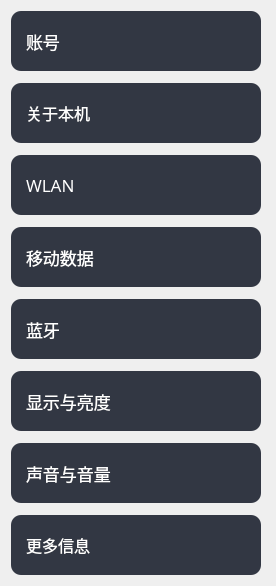
    <widget class="QWidget" name="systemSettingScrollAreaWidgetContents">
     <property name="geometry">
      <rect>
       <x>17</x>
       <y>0</y>
       <width>276</width>
       <height>584</height>
      </rect>
     </property>
     <property name="sizePolicy">
      <sizepolicy hsizetype="Fixed" vsizetype="Fixed">
       <horstretch>0</horstretch>
       <verstretch>0</verstretch>
      </sizepolicy>
     </property>
     <layout class="QFormLayout" name="formLayout">
      <item row="0" column="0">
       <layout class="QVBoxLayout" name="overAllSystemSettingVerticalLayout">
        <property name="spacing">
         <number>12</number>
        </property>
        <item>
         <widget class="QPushButton" name="accountPushButton">
          <property name="minimumSize">
           <size>
            <width>250</width>
            <height>60</height>
           </size>
          </property>
          <property name="maximumSize">
           <size>
            <width>250</width>
            <height>60</height>
           </size>
          </property>
          <property name="font">
           <font>
            <family>MiSans</family>
            <pointsize>13</pointsize>
           </font>
          </property>
          <property name="focusPolicy">
           <enum>Qt::NoFocus</enum>
          </property>
          <property name="styleSheet">
           <string notr="true">QPushButton#accountPushButton {
    background-color: rgb(50, 55, 67);
    color: white;
    padding: 15px;
    text-align: left;
    border-radius: 10px;
}

QPushButton#accountPushButton:pressed {
    background-color: rgb(40, 45, 55); 
}
</string>
          </property>
          <property name="text">
           <string>账号</string>
          </property>
          <property name="icon">
           <iconset resource="../icons.qrc">
            <normaloff>:/Icons/systemSetting/Icons/account_2.png</normaloff>:/Icons/systemSetting/Icons/account_2.png</iconset>
          </property>
          <property name="iconSize">
           <size>
            <width>40</width>
            <height>40</height>
           </size>
          </property>
         </widget>
        </item>
        <item>
         <widget class="QPushButton" name="aboutCarPushButton">
          <property name="minimumSize">
           <size>
            <width>250</width>
            <height>60</height>
           </size>
          </property>
          <property name="maximumSize">
           <size>
            <width>250</width>
            <height>60</height>
           </size>
          </property>
          <property name="font">
           <font>
            <family>MiSans</family>
            <pointsize>12</pointsize>
           </font>
          </property>
          <property name="focusPolicy">
           <enum>Qt::NoFocus</enum>
          </property>
          <property name="styleSheet">
           <string notr="true">QPushButton#aboutCarPushButton {
    background-color: rgb(50, 55, 67);
    color: white;
    padding: 15px;
    text-align: left;
    border-radius: 10px;
}

QPushButton#aboutCarPushButton:pressed {
    background-color: rgb(40, 45, 55); 
}
</string>
          </property>
          <property name="text">
           <string>关于本机</string>
          </property>
          <property name="icon">
           <iconset resource="../icons.qrc">
            <normaloff>:/Icons/systemSetting/Icons/aboutCar.png</normaloff>:/Icons/systemSetting/Icons/aboutCar.png</iconset>
          </property>
          <property name="iconSize">
           <size>
            <width>40</width>
            <height>40</height>
           </size>
          </property>
         </widget>
        </item>
        <item>
         <widget class="QPushButton" name="wlanPushButton">
          <property name="minimumSize">
           <size>
            <width>250</width>
            <height>60</height>
           </size>
          </property>
          <property name="maximumSize">
           <size>
            <width>250</width>
            <height>60</height>
           </size>
          </property>
          <property name="font">
           <font>
            <family>MiSans</family>
            <pointsize>13</pointsize>
           </font>
          </property>
          <property name="focusPolicy">
           <enum>Qt::NoFocus</enum>
          </property>
          <property name="styleSheet">
           <string notr="true">QPushButton#wlanPushButton {
    background-color: rgb(50, 55, 67);
    color: white;
    padding: 15px;
    text-align: left;
    border-radius: 10px;
}

QPushButton#wlanPushButton:pressed {
    background-color: rgb(40, 45, 55); 
}
</string>
          </property>
          <property name="text">
           <string>WLAN</string>
          </property>
          <property name="icon">
           <iconset resource="../icons.qrc">
            <normaloff>:/Icons/statusBar/Icons/wifi.png</normaloff>:/Icons/statusBar/Icons/wifi.png</iconset>
          </property>
          <property name="iconSize">
           <size>
            <width>42</width>
            <height>42</height>
           </size>
          </property>
         </widget>
        </item>
        <item>
         <widget class="QPushButton" name="cellularNetworkPushButton">
          <property name="minimumSize">
           <size>
            <width>250</width>
            <height>60</height>
           </size>
          </property>
          <property name="maximumSize">
           <size>
            <width>250</width>
            <height>60</height>
           </size>
          </property>
          <property name="font">
           <font>
            <family>MiSans</family>
            <pointsize>13</pointsize>
           </font>
          </property>
          <property name="focusPolicy">
           <enum>Qt::NoFocus</enum>
          </property>
          <property name="styleSheet">
           <string notr="true">QPushButton#cellularNetworkPushButton {
    background-color: rgb(50, 55, 67);
    color: white;
    padding: 15px;
    text-align: left;
    border-radius: 10px;
}

QPushButton#cellularNetworkPushButton:pressed {
    background-color: rgb(40, 45, 55); 
}
</string>
          </property>
          <property name="text">
           <string>移动数据</string>
          </property>
          <property name="icon">
           <iconset resource="../icons.qrc">
            <normaloff>:/Icons/statusBar/Icons/data.png</normaloff>:/Icons/statusBar/Icons/data.png</iconset>
          </property>
          <property name="iconSize">
           <size>
            <width>41</width>
            <height>41</height>
           </size>
          </property>
         </widget>
        </item>
        <item>
         <widget class="QPushButton" name="bluetoothPushButton">
          <property name="minimumSize">
           <size>
            <width>250</width>
            <height>60</height>
           </size>
          </property>
          <property name="maximumSize">
           <size>
            <width>250</width>
            <height>60</height>
           </size>
          </property>
          <property name="font">
           <font>
            <family>MiSans</family>
            <pointsize>13</pointsize>
           </font>
          </property>
          <property name="focusPolicy">
           <enum>Qt::NoFocus</enum>
          </property>
          <property name="styleSheet">
           <string notr="true">QPushButton#bluetoothPushButton {
    background-color: rgb(50, 55, 67);
    color: white;
    padding: 15px;
    text-align: left;
    border-radius: 10px;
}

QPushButton#bluetoothPushButton:pressed {
    background-color: rgb(40, 45, 55); 
}
</string>
          </property>
          <property name="text">
           <string>蓝牙</string>
          </property>
          <property name="icon">
           <iconset resource="../icons.qrc">
            <normaloff>:/Icons/statusBar/Icons/Bluetooth.png</normaloff>:/Icons/statusBar/Icons/Bluetooth.png</iconset>
          </property>
          <property name="iconSize">
           <size>
            <width>40</width>
            <height>40</height>
           </size>
          </property>
         </widget>
        </item>
        <item>
         <widget class="QPushButton" name="brightnessSettingPushButton">
          <property name="minimumSize">
           <size>
            <width>250</width>
            <height>60</height>
           </size>
          </property>
          <property name="maximumSize">
           <size>
            <width>250</width>
            <height>60</height>
           </size>
          </property>
          <property name="font">
           <font>
            <family>MiSans</family>
            <pointsize>13</pointsize>
           </font>
          </property>
          <property name="focusPolicy">
           <enum>Qt::NoFocus</enum>
          </property>
          <property name="styleSheet">
           <string notr="true">QPushButton#brightnessSettingPushButton {
    background-color: rgb(50, 55, 67);
    color: white;
    padding: 15px;
    text-align: left;
    border-radius: 10px;
}

QPushButton#brightnessSettingPushButton:pressed {
    background-color: rgb(40, 45, 55); 
}
</string>
          </property>
          <property name="text">
           <string>显示与亮度</string>
          </property>
          <property name="icon">
           <iconset resource="../icons.qrc">
            <normaloff>:/Icons/systemSetting/Icons/brightness.png</normaloff>:/Icons/systemSetting/Icons/brightness.png</iconset>
          </property>
          <property name="iconSize">
           <size>
            <width>39</width>
            <height>39</height>
           </size>
          </property>
          <property name="checkable">
           <bool>false</bool>
          </property>
         </widget>
        </item>
        <item>
         <widget class="QPushButton" name="voiceSettingPushButton">
          <property name="minimumSize">
           <size>
            <width>250</width>
            <height>60</height>
           </size>
          </property>
          <property name="maximumSize">
           <size>
            <width>250</width>
            <height>60</height>
           </size>
          </property>
          <property name="font">
           <font>
            <family>MiSans</family>
            <pointsize>13</pointsize>
           </font>
          </property>
          <property name="focusPolicy">
           <enum>Qt::NoFocus</enum>
          </property>
          <property name="styleSheet">
           <string notr="true">QPushButton#voiceSettingPushButton {
    background-color: rgb(50, 55, 67);
    color: white;
    padding: 15px;
    text-align: left;
    border-radius: 10px;
}

QPushButton#voiceSettingPushButton:pressed {
    background-color: rgb(40, 45, 55); 
}
</string>
          </property>
          <property name="text">
           <string>声音与音量</string>
          </property>
          <property name="icon">
           <iconset resource="../icons.qrc">
            <normaloff>:/Icons/systemSetting/Icons/voice.png</normaloff>:/Icons/systemSetting/Icons/voice.png</iconset>
          </property>
          <property name="iconSize">
           <size>
            <width>39</width>
            <height>39</height>
           </size>
          </property>
         </widget>
        </item>
        <item>
         <widget class="QPushButton" name="moreInfoPushButton">
          <property name="minimumSize">
           <size>
            <width>250</width>
            <height>60</height>
           </size>
          </property>
          <property name="maximumSize">
           <size>
            <width>250</width>
            <height>60</height>
           </size>
          </property>
          <property name="font">
           <font>
            <family>MiSans</family>
            <pointsize>12</pointsize>
           </font>
          </property>
          <property name="focusPolicy">
           <enum>Qt::NoFocus</enum>
          </property>
          <property name="styleSheet">
           <string notr="true">QPushButton#moreInfoPushButton {
    background-color: rgb(50, 55, 67);
    color: white;
    padding: 15px;
    text-align: left;
    border-radius: 10px;
}

QPushButton#moreInfoPushButton:pressed {
    background-color: rgb(40, 45, 55); 
}

</string>
          </property>
          <property name="text">
           <string>更多信息</string>
          </property>
          <property name="icon">
           <iconset resource="../icons.qrc">
            <normaloff>:/Icons/systemSetting/Icons/sys_moreInfo.png</normaloff>:/Icons/systemSetting/Icons/sys_moreInfo.png</iconset>
          </property>
          <property name="iconSize">
           <size>
            <width>40</width>
            <height>40</height>
           </size>
          </property>
         </widget>
        </item>
       </layout>
      </item>
     </layout>
    </widget>
